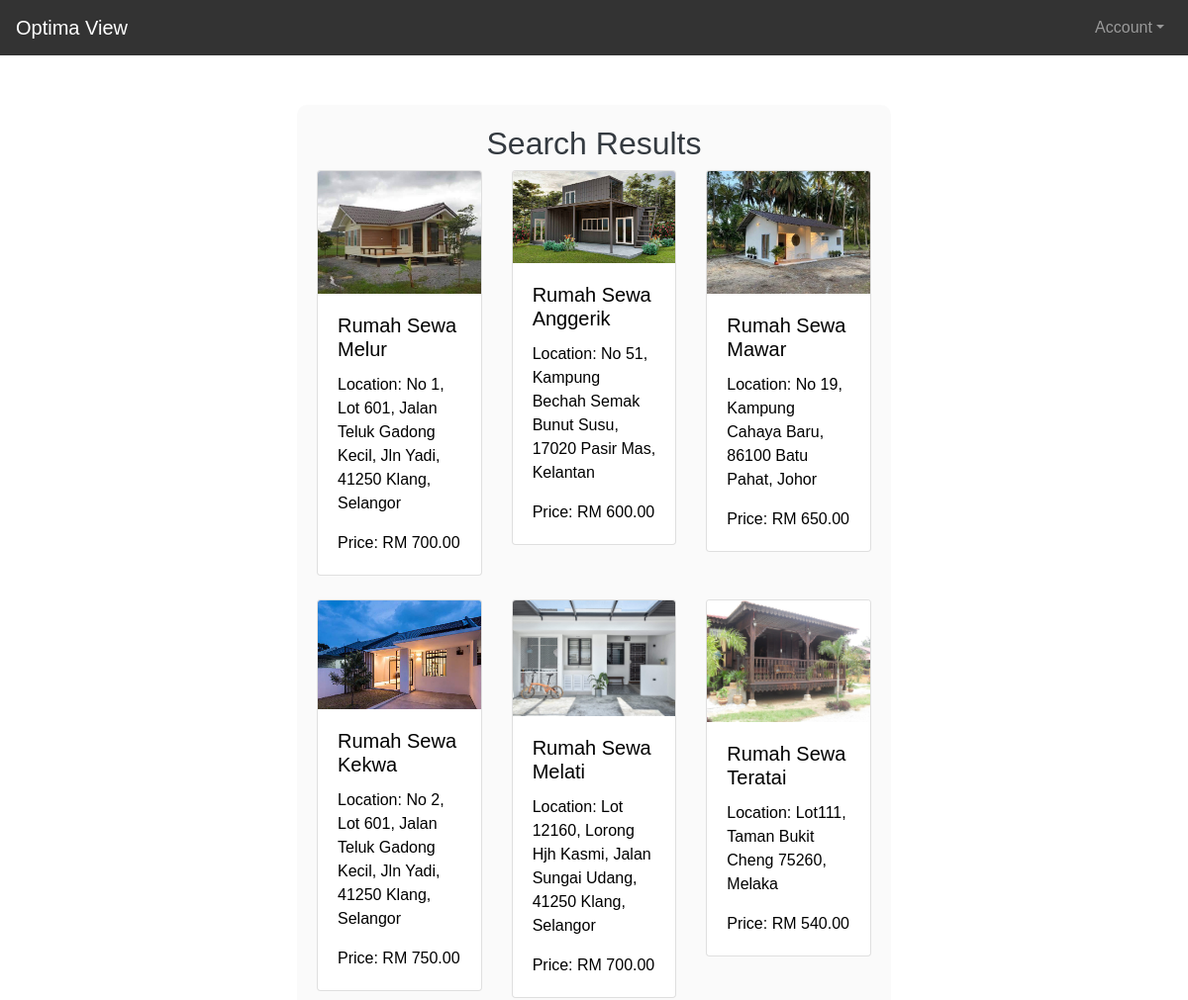
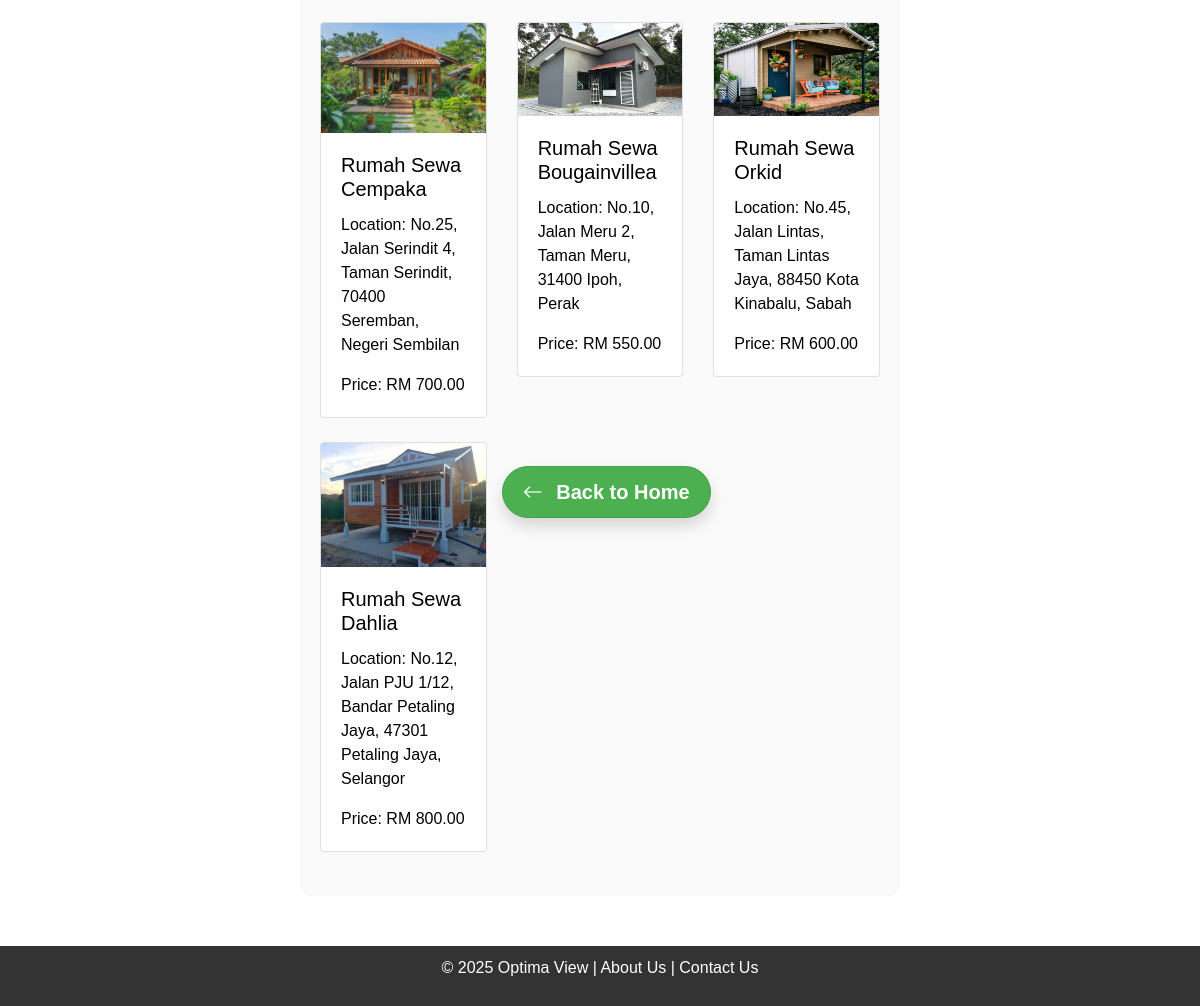
The page /search_result.php on the database its author committed (2 pictures, top to bottom).
### tables this page shows
CREATE TABLE `properties` (
  `id` int(11) NOT NULL,
  `name` varchar(255) NOT NULL,
  `location` varchar(255) NOT NULL,
  `price` decimal(10,2) NOT NULL,
  `image` varchar(255) NOT NULL,
  `rental_price` decimal(10,2) NOT NULL
);

### search_result.php (the view, shortened to what this page needs)
<?php
$host = 'localhost';
$user = 'root';
$password = '';
$dbname = 'house_rental_system';
$conn = new mysqli($host, $user, $password, $dbname);
$location = $_GET['location'] ?? '';
$minBudget = $_GET['minBudget'] ?? 0;
$maxBudget = $_GET['maxBudget'] ?? PHP_INT_MAX;
$sql = "SELECT * FROM properties WHERE location LIKE ? AND price BETWEEN ? AND ?";
$stmt = $conn->prepare($sql);
$likeLocation = "%$location%";
$stmt->bind_param('sdd', $likeLocation, $minBudget, $maxBudget);
$stmt->execute();
$result = $stmt->get_result();
?>
<!DOCTYPE html>
<html lang="en">
<head>
    <link href="https://maxcdn.bootstrapcdn.com/bootstrap/4.5.2/css/bootstrap.min.css" rel="stylesheet">
    <link href="https://cdn.jsdelivr.net/npm/bootstrap-icons/font/bootstrap-icons.css" rel="stylesheet">
</head>
<body>
<nav class="navbar navbar-expand-lg navbar-dark">
    <a class="navbar-brand" href="#">Optima View</a>
    <div class="collapse navbar-collapse" id="navbarNav">
        <ul class="navbar-nav">
            <li class="nav-item dropdown">
                <a class="nav-link dropdown-toggle" href="#" id="accountDropdown" role="button" data-toggle="dropdown">Account</a>
            </li>
        </ul>
    </div>
</nav>
<div class="form-container">
    <h2 class="text-center text-dark">Search Results</h2>
    <div class="row">
        <?php
        if ($result->num_rows > 0) {
            while ($row = $result->fetch_assoc()) {
                echo "<div class='col-md-4'>";
                echo "<div class='card mb-4'>";
                echo "<img src='" . htmlspecialchars($row['image']) . "' class='card-img-top' alt='Property Image'>";
                echo "<div class='card-body'>";
                echo "<h5 class='card-title'>" . htmlspecialchars($row['name']) . "</h5>";
                echo "<p class='card-text'>Location: " . htmlspecialchars($row['location']) . "</p>";
                echo "<p class='card-text'>Price: RM " . number_format($row['price'], 2) . "</p>";
                echo "</div>";
                echo "</div>";
                echo "</div>";
            }
        } else {
            echo "<p class='text-center'>No properties found.</p>";
        }
        ?>
        <div class="text-center mt-4">
            <a href="index.php" class="btn btn-primary btn-lg shadow rounded-pill back-to-home-btn">
                <i class="bi bi-arrow-left"></i> Back to Home
            </a>
        </div>
    </div>
</div>
<footer>
    <p>&copy; 2025 Optima View | About Us | Contact Us</p>
</footer>
</body>
</html>

### search_result.php (style rules this page uses)
body { font-family: Arial, sans-serif; background-image: url('https://static.vecteezy.com/system/resources/thumbnails/022/755/745/small_2x/3d-rendering-of-modern-cozy-house-with-garage-for-sale-or-rent-with-beautiful-landscaping-on-background-real-estate-concept-ai-generated-artwork-photo.jpg'); background-size: cover; background-position: center; color: rgb(0, 0, 0); }
.navbar { background-color: rgba(0, 0, 0, 0.8); }
.navbar-brand { color: rgb(255, 255, 255); }
.form-container { background: rgba(250, 250, 250, 0.9); padding: 20px; border-radius: 10px; max-width: 600px; margin: 50px auto; }
footer { background-color: rgba(0, 0, 0, 0.8); padding: 10px 0; color: #fff; text-align: center; }
.btn-primary { background-color: #4CAF50; border-color: #45A049; color: white; font-weight: bold; padding: 10px 20px; transition: transform 0.2s ease, box-shadow 0.2s ease; }
.btn-primary i { margin-right: 8px; animation: slide-left 1s infinite; }

### rows shown on the page
properties: image (picture), name "Rumah Sewa Melur", location "No 1, Lot 601, Jalan Teluk Gadong Kecil, Jln Yadi, 41250 Klang, Selangor", price "700.00"
properties: image (picture), name "Rumah Sewa Anggerik", location "No 51, Kampung Bechah Semak Bunut Susu, 17020 Pasir Mas, Kelantan", price "600.00"
properties: image (picture), name "Rumah Sewa Mawar", location "No 19, Kampung Cahaya Baru, 86100 Batu Pahat, Johor", price "650.00"
properties: image (picture), name "Rumah Sewa Kekwa", location "No 2, Lot 601, Jalan Teluk Gadong Kecil, Jln Yadi, 41250 Klang, Selangor", price "750.00"
properties: image (picture), name "Rumah Sewa Melati", location "Lot 12160, Lorong Hjh Kasmi, Jalan Sungai Udang, 41250 Klang, Selangor", price "700.00"
properties: image (picture), name "Rumah Sewa Teratai", location "Lot111, Taman Bukit Cheng 75260, Melaka", price "540.00"
properties: image (picture), name "Rumah Sewa Cempaka", location "No.25, Jalan Serindit 4, Taman Serindit, 70400 Seremban, Negeri Sembilan", price "700.00"
properties: image (picture), name "Rumah Sewa Bougainvillea", location "No.10, Jalan Meru 2, Taman Meru, 31400 Ipoh, Perak", price "550.00"
properties: image (picture), name "Rumah Sewa Orkid", location "No.45, Jalan Lintas, Taman Lintas Jaya, 88450 Kota Kinabalu, Sabah", price "600.00"
properties: image (picture), name "Rumah Sewa Dahlia", location "No.12, Jalan PJU 1/12, Bandar Petaling Jaya, 47301 Petaling Jaya, Selangor", price "800.00"
